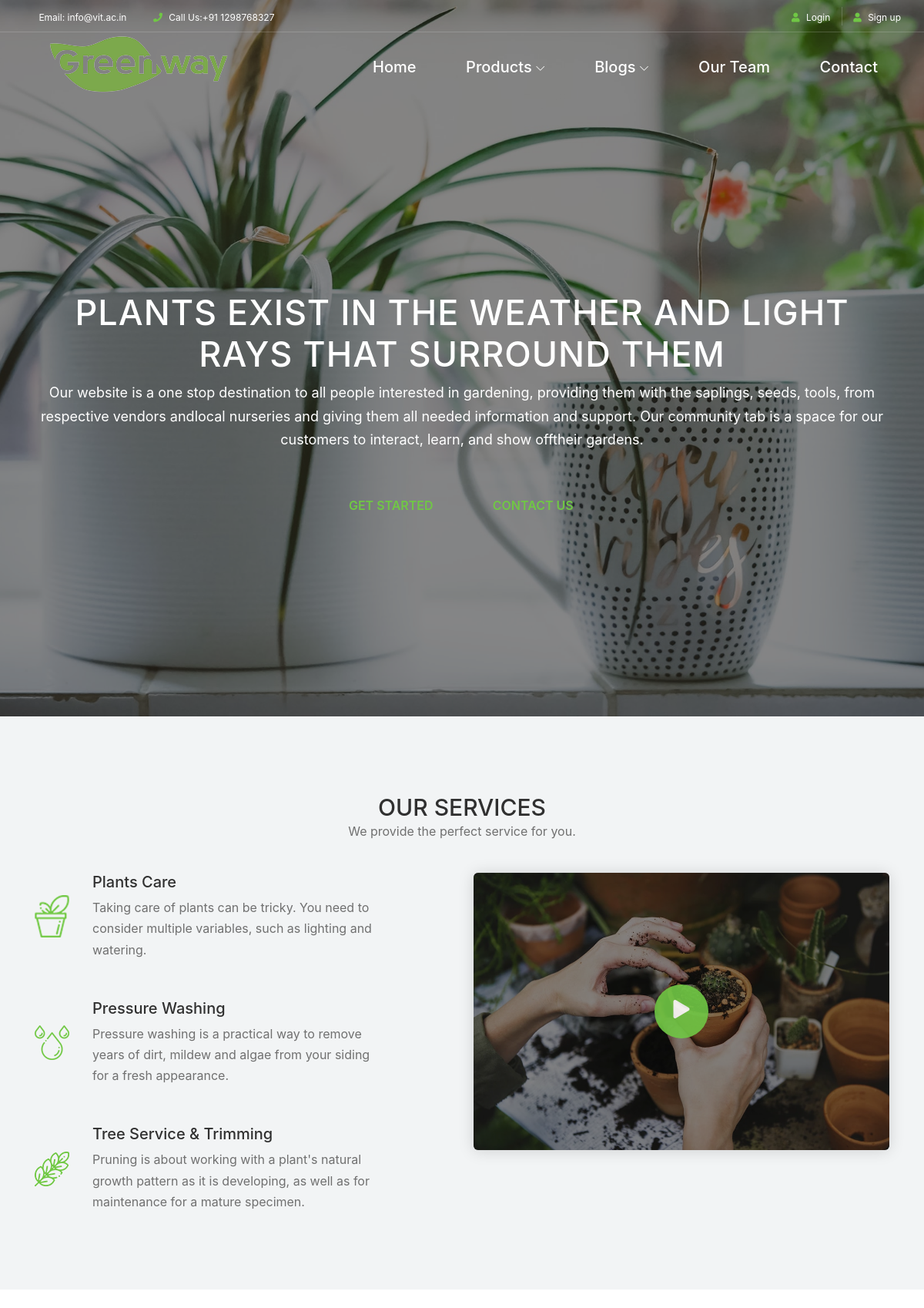
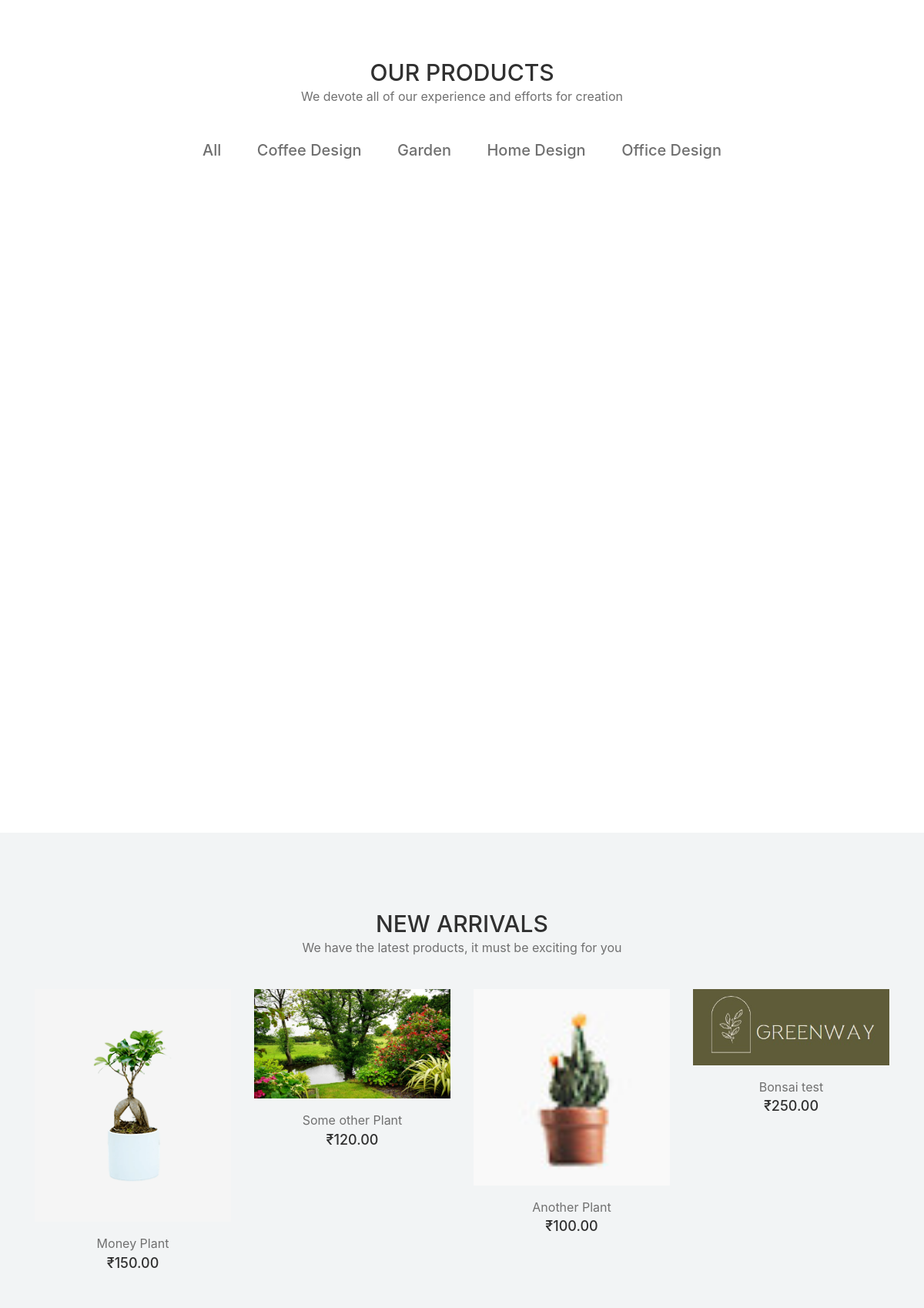
The page / (upper part) on the database its author committed (2 pictures, top to bottom).
### products/models.py (models this page shows, shortened)
class ItemsImages(models.Model):
    title = models.ForeignKey(ItemMain, on_delete=models.CASCADE)
    image = models.ImageField(upload_to = 'images')

class ItemMain(models.Model):
    title = models.CharField(max_length=50, unique=True)
    price = models.DecimalField(decimal_places=2, max_digits=25)
    description = models.TextField()
    category = models.ForeignKey(ItemsCat, on_delete=models.CASCADE)
    availablity = models.BooleanField(default=False)
    shippingCharges = models.IntegerField(default=0)
    offers = models.IntegerField(default=0)
    plantingAndCare = models.TextField()
    slug = models.SlugField(max_length=50,unique=True, default="", editable=False)

### products/views.py (the view)
# urls.py: 2. Add a URL to urlpatterns:  path('', views.home, name='home')
def home(request):
    context = {}
    items = ItemMain.objects.all().order_by('-id')[:4]
    items_list = []
    for i in items:
        l = []
        l.append(i.title)
        l.append(i.price)
        l.append(i.slug)
        ima = ItemsImages.objects.filter(title = i)[0]
        print(ima.image)
        l.append(ima.image)
        items_list.append(l)
    context['items'] = items_list
    blogs = BlogPlant.objects.all().order_by('-id')[:3]
    blogs_list = []
    for i in blogs:
        l = []
        l.append(i.blog_title)
        l.append(i.author)
        l.append(i.publish_date)
        l.append(i.blog_image)
        l.append(i.slug)
        l.append(i.blog_content[:100])
        blogs_list.append(l)
    context['blogs'] = blogs_list
    return render(request, 'home.html', context)

### templates/home.html (shortened to what this page needs)
{% extends "base-home.html" %}
{% load static %}
{% block home %}
<link rel="stylesheet" type="text/css" href="{% static 'css/home/home.css' %}">
<div>
<section class="hero-area">
    <div class="hero-post-slides owl-carousel">
        <div class="single-hero-post bg-overlay">
            <div class="slide-img slide-img1 bg-img" ></div>
            <div class="container h-100">
                <div class="row h-100 align-items-center">
                    <div class="col-12">
                        <div class="hero-slides-content text-center">
                            <h2>Plants exist in the weather and light rays that surround them</h2>
                            <p>Our website is a one stop destination to all people interested in gardening, providing them with the saplings, seeds, tools, from respective vendors andlocal nurseries and giving them all needed information and support. Our community tab is a space for our customers to interact, learn, and show offtheir gardens.</p>
                            <div class="welcome-btn-group">
                                <a href="{% url 'itemlist' %}" class="btn alazea-btn mr-30 get-started">GET STARTED</a>
                                <a href="{% url 'contact' %}" class="btn alazea-btn active contact">CONTACT US</a>
                            </div>
                        </div>
                    </div>
                </div>
            </div>
        </div>
    </div>
</section>
<section class="our-services-area bg-gray section-padding-100-0">
    <div class="container">
        <div class="row">
            <div class="col-12">
                <div class="section-heading text-center">
                    <h2>OUR SERVICES</h2>
                    <p>We provide the perfect service for you.</p>
                </div>
            </div>
        </div>
        <div class="row justify-content-between">
            <div class="col-12 col-lg-5">
                <div class="alazea-service-area mb-100">
                    <div class="single-service-area d-flex align-items-center wow fadeInUp" data-wow-delay="100ms">
                        <div class="service-icon mr-30">
                            <img src="{% static 'images/home/core-img/s1.png' %}" alt="">
                        </div>
                        <div class="service-content">
                            <h5>Plants Care</h5>
                            <p>Taking care of plants can be tricky. You need to consider multiple variables, such as lighting and watering.</p>
                        </div>
                    </div>
                    <div class="single-service-area d-flex align-items-center wow fadeInUp" data-wow-delay="300ms">
                        <div class="service-icon mr-30">
                            <img src="{% static 'images/home/core-img/s2.png' %}" alt="">
                        </div>
                        <div class="service-content">
                            <h5>Pressure Washing</h5>
                            <p>Pressure washing is a practical way to remove years of dirt, mildew and algae from your siding for a fresh appearance.</p>
                        </div>
                    </div>
                    <div class="single-service-area d-flex align-items-center wow fadeInUp" data-wow-delay="500ms">
                        <div class="service-icon mr-30">
                            <img src="{% static 'images/home/core-img/s3.png' %}" alt="">
                        </div>
                        <div class="service-content">
                            <h5>Tree Service &amp; Trimming</h5>
                            <p>
                                Pruning is about working with a plant's natural growth pattern as it is developing, as well as for maintenance for a mature specimen.</p>
                        </div>
                    </div>
                </div>
            </div>
            <div class="col-12 col-lg-6">
                <div class="alazea-video-area bg-overlay mb-100">
                    <a href="https://www.youtube.com/watch?v=k3AiRLm-DpU" class="video-icon">
                        <i class="fa fa-play" aria-hidden="true"></i>
                    </a>
                </div>
            </div>
        </div>
    </div>
</section>
<section class="alazea-portfolio-area section-padding-100-0">
    <div class="container">
        <div class="row">
            <div class="col-12">
                <div class="section-heading text-center">
                    <h2>OUR PRODUCTS</h2>
                    <p>We devote all of our experience and efforts for creation</p>
                </div>
            </div>
        </div>
    </div>
    <div class="container-fluid">
        <div class="row">
            <div class="col-12">
                <div class="alazea-portfolio-filter">
                    <div class="portfolio-filter">
                        <button class="btn active" data-filter="*">All</button>
                        <button class="btn" data-filter=".design">Coffee Design</button>
                        <button class="btn" data-filter=".garden">Garden</button>
                        <button class="btn" data-filter=".home-design">Home Design</button>
                        <button class="btn" data-filter=".office-design">Office Design</button>
                    </div>
                </div>
            </div>
        </div>
        <div class="row alazea-portfolio">
            <div class="col-12 col-sm-6 col-lg-3 single_portfolio_item design home-design wow fadeInUp" data-wow-delay="100ms">
                <div class="portfolio-thumbnail .portfolio-thumbnail1 bg-img"></div>
            </div>
            <div class="col-12 col-sm-6 col-lg-3 single_portfolio_item garden wow fadeInUp" data-wow-delay="200ms">
                <div class="portfolio-thumbnail .portfolio-thumbnail2 bg-img"></div>
            </div>
            <div class="col-12 col-sm-6 col-lg-3 single_portfolio_item garden design wow fadeInUp" data-wow-delay="300ms">
                <div class="portfolio-thumbnail .portfolio-thumbnail3 bg-img"></div>
            </div>
            <div class="col-12 col-sm-6 col-lg-3 single_portfolio_item garden office-design wow fadeInUp" data-wow-delay="400ms">
                <div class="portfolio-thumbnail .portfolio-thumbnail4 bg-img"></div>
            </div>
            <div class="col-12 col-sm-6 col-lg-3 single_portfolio_item design office-design wow fadeInUp" data-wow-delay="100ms">
                <div class="portfolio-thumbnail .portfolio-thumbnail5 bg-img" ></div>
            </div>
            <div class="col-12 col-sm-6 col-lg-3 single_portfolio_item garden wow fadeInUp" data-wow-delay="200ms">
                <div class="portfolio-thumbnail .portfolio-thumbnail6 bg-img"></div>
            </div>
            <div class="col-12 col-lg-6 single_portfolio_item home-design wow fadeInUp" data-wow-delay="300ms">
                <div class="portfolio-thumbnail .portfolio-thumbnail7 bg-img"></div>
            </div>
        </div>
    </div>
</section>
<section class="new-arrivals-products-area bg-gray section-padding-100">
    <div class="container">
        <div class="row">
            <div class="col-12">
                <div class="section-heading text-center">
                    <h2>NEW ARRIVALS</h2>
                    <p>We have the latest products, it must be exciting for you</p>
                </div>
            </div>
        </div>
        <div class="row">
            {% for item in items %}
                <div class="col-12 col-sm-6 col-lg-3">
                    <div class="single-product-area mb-50 wow fadeInUp" data-wow-delay="100ms">
                        <div class="product-img">
                            <a href="shop-details.html"><img src="/media/{{ item.3 }}" %} alt=""></a>
                        </div>
                        <div class="product-info mt-15 text-center">
                            <a href="{% url 'itemView' the_slug=item.2 %}">
                                <p>{{ item.0 }}</p>
                            </a>
                            <h6>₹{{ item.1 }}</h6>
                        </div>
                    </div>
                </div>
            {% endfor %}
        </div>
    </div>
</section>
{% include 'mission.html' %}
</div>
{% endblock home %}

### static_in_env/css/footer.css (style rules this page uses)
a { transition: .3s; }

### static_in_env/css/home/classy-nav.css (style rules this page uses)
* { margin: 0; padding: 0; }
body { font-family: "Roboto", sans-serif; }
img { height: auto; max-width: 100%; }
.bg-img { background-position: center center; background-size: cover; background-repeat: no-repeat; }
.justify-content-between { -webkit-box-pack: justify; -ms-flex-pack: justify; justify-content: space-between; }

### rows shown on the page
ItemsImages: image (picture)
ItemMain: title "Money Plant", price "150.00"
ItemsImages: image (picture)
ItemMain: title "Some other Plant", price "120.00"
ItemsImages: image (picture)
ItemMain: title "Another Plant", price "100.00"
ItemsImages: image (picture)
ItemMain: title "Bonsai test", price "250.00"
